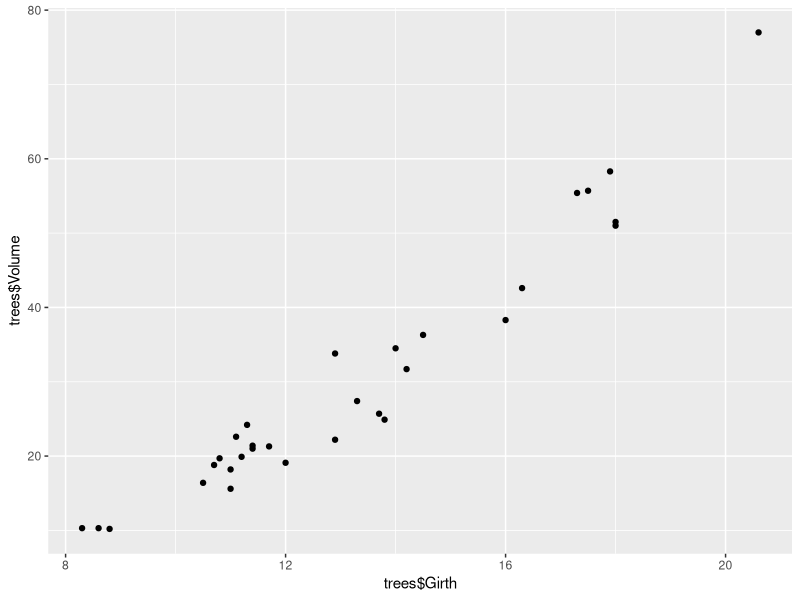
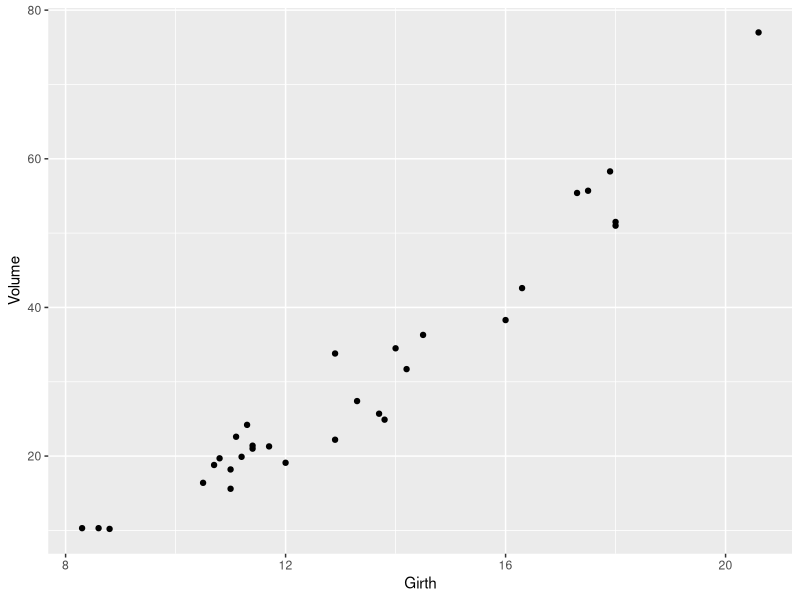
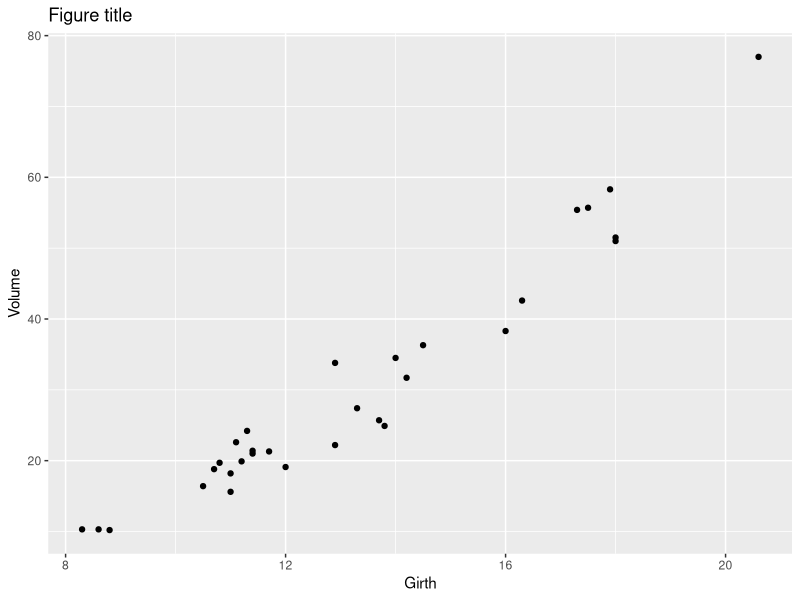
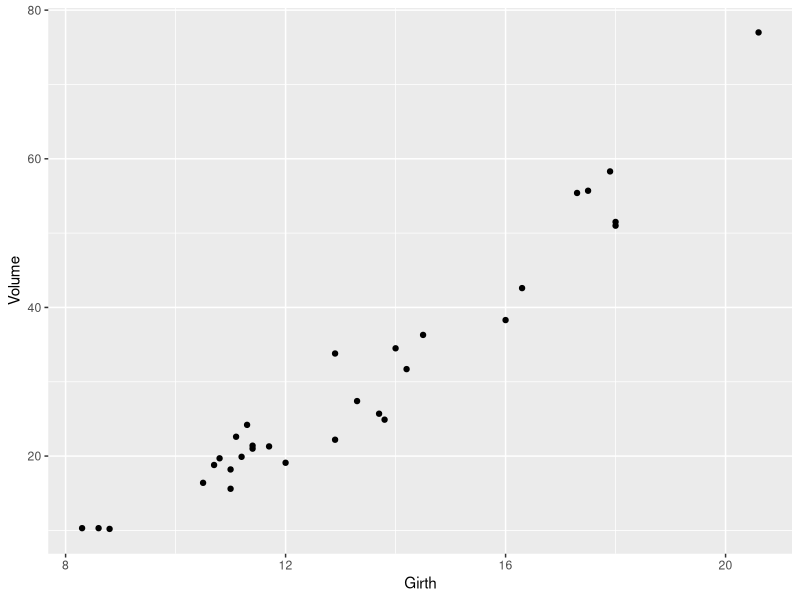
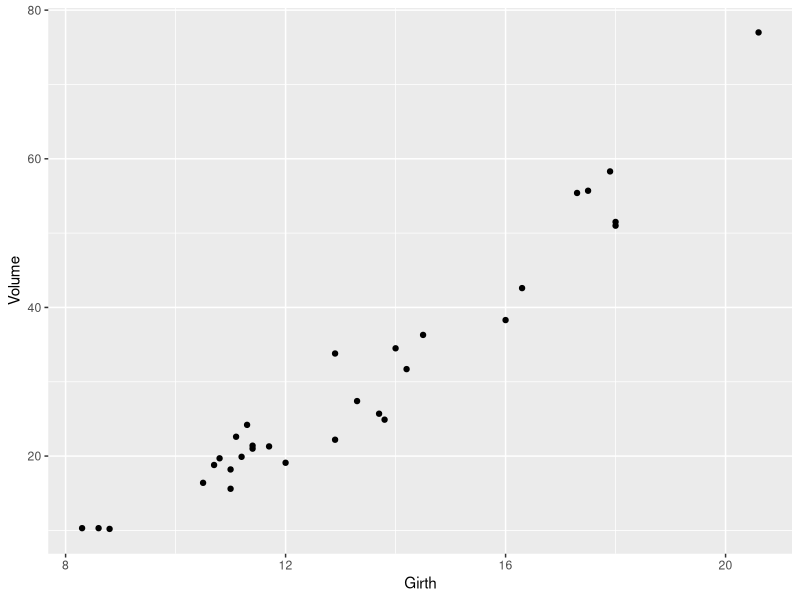
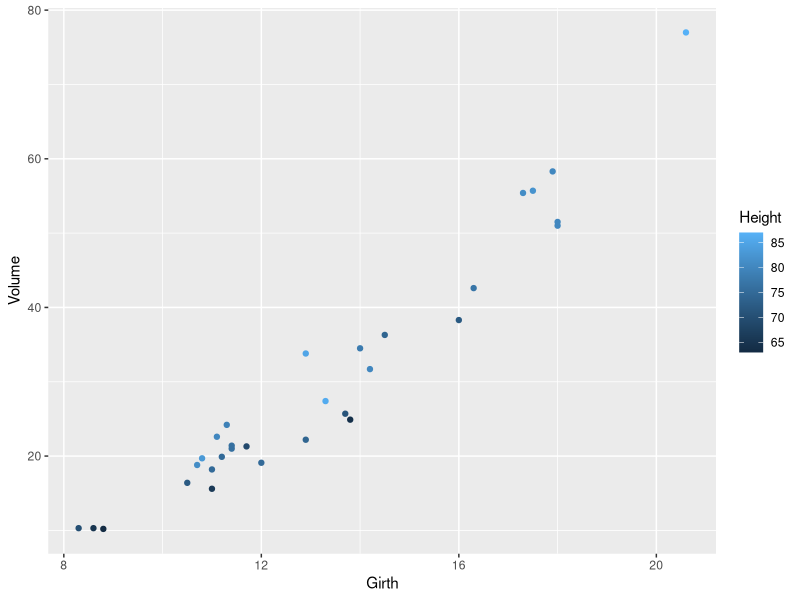
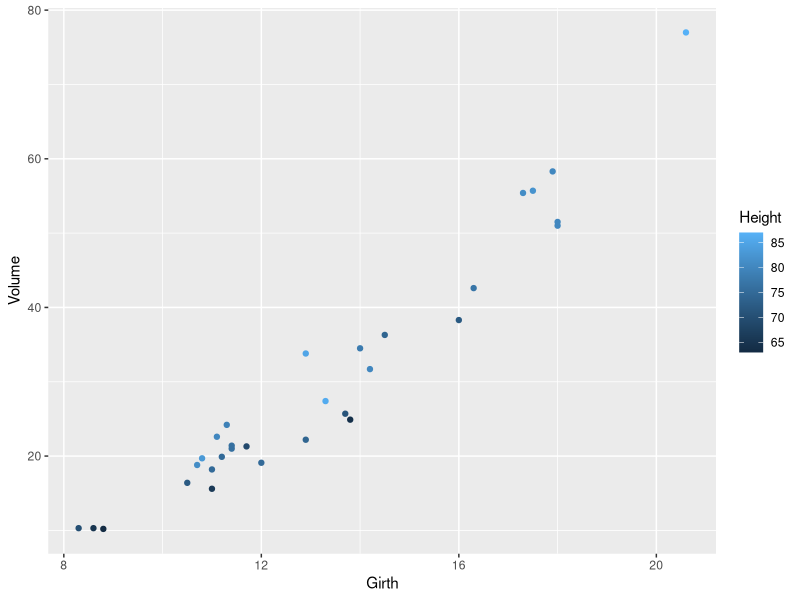
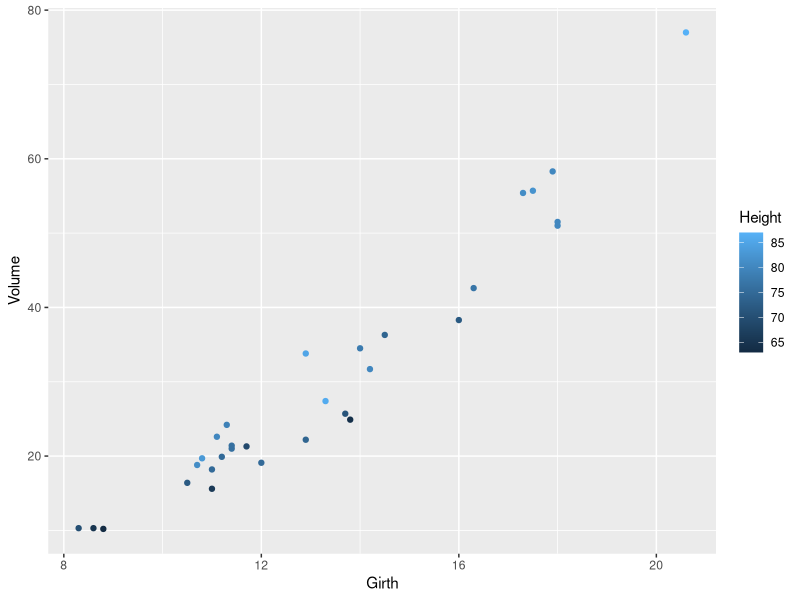

Recreate these plots in R, in order. (Note: this script raises an error after producing the figures.)
# Workshop script
#
# Basic script showing how to use 'ggplot2'
#
# Author: Matthias Grenié

# 01: Load Package -------------------------------------------------------------

library(ggplot2)



# 02: Load dataset -------------------------------------------------------------

data(trees)



# 03: Qplot --------------------------------------------------------------------

# Just as 'plot()'
qplot(trees$Girth, trees$Volume)

# Better syntax
qplot(data = trees, x = Girth, y = Volume)

# With title
qplot(data = trees, x = Girth, y = Volume, main = "Figure title")



# 04: 'ggplot()' & aesthetics principle ----------------------------------------

# Simple ggplot2 usage
ggplot(data = trees, aes(x = Girth, y = Volume)) +
  geom_point()

# Store it into an object
p = ggplot(data = trees, aes(x = Girth, y = Volume)) +
  geom_point()

# Print it!
p

## Add a new aesthetics: color!
ggplot(data = trees, aes(x = Girth, y = Volume, color = Height)) +
  geom_point()

## Can include given aesthetics in 'geom_point()'
ggplot(data = trees) +
  geom_point(aes(x = Girth, y = Volume, color = Height))

# Or
ggplot() +
  geom_point(data = trees, aes(x = Girth, y = Volume, color = Height))

## Other aesthetic: size!
ggplot(data = trees, aes(x = Girth, y = Volume, size = Height)) +
  geom_point()

## Add fixed attribute to data
# Add it OUTSIDE 'aes()' function
ggplot(data = trees, aes(x = Girth, y = Volume)) +
  geom_point(color = "darkblue")

# 05: other 'geometric' objects ------------------------------------------------
# **Same** data **different** representations

# Make a line
ggplot(data = trees, aes(x = Girth, y = Height)) +
  geom_line()

# Line & Point
ggplot(data = trees, aes(x = Girth, y = Height)) +
  geom_line() +
  geom_point()

# Make a histogram, does not need aesthetic 'y'
ggplot(data = trees, aes(x = Girth)) +
  geom_histogram()

# Add simple smoother grasp the smoothing
# ORDER matters -> here points are UNDER regression line
# "First in ggplot function = closer to the background"
ggplot(data = trees, aes(x = Girth, y = Height)) +
  geom_point() +
  geom_smooth(method = "lm")

# Reverse layers example
ggplot(data = trees, aes(x = Girth, y = Height)) +
  geom_smooth(method = "lm") +
  geom_point()

# Combine with one more aesthetic SPECIFIC to points
ggplot(data = tress, aes(x = Girth, y = Height)) +
  geom_smooth(method = "lm") +
  geom_point(aes(size = Volume))


# 06: Facetting ----------------------------------------------------------------
# = show subset of data in subplots

# Need another dataset
# check '?InsectSprays' to get info on data
data("InsectSprays")

head(InsectSprays)

# Simple density of all insects count
ggplot(InsectSprays, aes(x = count)) +
  geom_density()

# Draw one density per spray colored differently
ggplot(InsectSprays, aes(x = count, color = spray)) +
  geom_density()

# Split info (FACETS) horizontally
ggplot(InsectSprays, aes(x = count, color = spray)) +
  geom_density() +
  facet_grid(spray ~ .)

# Split densities vertically
ggplot(InsectSprays, aes(x = count, color = spray)) +
  geom_density() +
  facet_grid(. ~ spray)

# Free scales between facets
ggplot(InsectSprays, aes(x = count, color = spray)) +
  geom_density() +
  facet_grid(spray ~ ., scales = "free_y")



# 07: Scales -------------------------------------------------------------------
# Modify scales to plot your data on 'transformed' scales (log10, square root, 
# etc.)

# Put 'x' on log10 scale
ggplot(data = trees, aes(x = Girth, y = Height)) +
  geom_point() +
  scale_x_log10()

# Put 'x' and 'y' on log10 scale
ggplot(data = trees, aes(x = Girth, y = Height)) +
  geom_point() +
  scale_x_log10() +
  scale_y_log10()

# Another more flexible equivalent (change variable 'trans' to get other scales)
ggplot(data = trees, aes(x = Girth, y = Height)) +
  geom_point() +
  scale_x_continuous(trans = "log10")


# 08: Themes -------------------------------------------------------------------
# If you don't like default ggplot2 rendering you can use 'theme_*()' functions
# to get the look you like

p = ggplot(data = trees, aes(x = Girth, y = Height)) +
  geom_point()

# Default theme
p

# Black & White thme
p + theme_bw()

# 'classic' plots theme
p + theme_classic()

# Simple theme
p + theme_minimal()

# To customize your themes, you can look at the 'theme()' function or look into
# the 'ggthemes' package



# 09: Saving your plot ---------------------------------------------------------

# To save your plot use function 'ggsave()'
# It recognizes automatically the extension of the file '.pdf', or '.jpg', or
# '.png' for example see 'ggsave()' help for more formats
ggsave("myplot.pdf", plot = p)

# Specify arguments to save plot on A4 papers
ggsave("myplotA4.pdf", plot = p, width = 21, height = 29.7, units = "cm")

# Specify resolution with 'dpi' argument
ggsave("myplot.jpg", plot = p, dpi = 300)